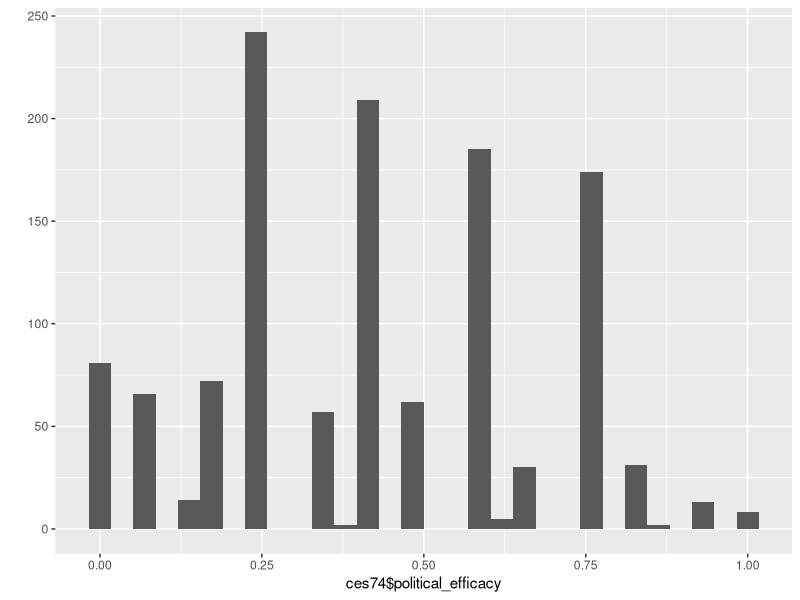

This chart was generated by the following R code: (Note: this script raises an error after producing the figure.)
#File to Recode CES Data
library(tidyverse)
library(car)
library(labelled)
library(here)
library(haven)
#load data

ces74<-read_sav(file=here("data-raw/CES-E-1974_F1.sav"))

#recode Gender (V480)
look_for(ces74, "sex")
ces74$male<-Recode(ces74$V480, "1=1; 2=0; 9=NA")
val_labels(ces74$male)<-c(Female=0, Male=1)
#checks
val_labels(ces74$male)
table(ces74$male)

#recode Union Household (V477)
# look_for(ces74, "union")
ces74$union<-Recode(ces74$V477, "1=1; 2=0; 8=0")
val_labels(ces74$union)<-c(None=0, Union=1)
#checks
val_labels(ces74$union)
table(ces74$union)
table(ces74$V476,ces74$V477)
ces74$V477
ces74$V478

#Union Combined variable (identical copy of union)
ces74$union_both<-ces74$union
#checks
val_labels(ces74$union_both)
table(ces74$union_both)

#recode Education (V414)
# look_for(ces74, "school")
# look_for(ces74, "degree")
ces74$degree<-Recode(ces74$V414, "25=1; 0:13=0")
val_labels(ces74$degree)<-c(nodegree=0, degree=1)
#checks
val_labels(ces74$degree)
table(ces74$degree)

#recode Region (V6)
 look_for(ces74, "province")
ces74$region<-Recode(ces74$V6, "0:3=1; 5=2; 6:9=3; 4=NA; 99=NA")
val_labels(ces74$region)<-c(Atlantic=1, Ontario=2, West=3)
#checks
val_labels(ces74$region)
table(ces74$region)

#recode Province (V6)
# look_for(ces74, "province")
ces74$prov<-Recode(ces74$V6, "0=1; 1=2; 2=3; 3=4; 4=5; 5=6; 6=7; 7=8; 8=9; 9=10")
val_labels(ces74$prov)<-c(NL=1, PE=2, NS=3, NB=4, QC=5, ON=6, MB=7, SK=8, AB=9, BC=10)
#checks
val_labels(ces74$prov)
table(ces74$prov)

#recode Quebec (V6)
# look_for(ces74, "province")
ces74$quebec<-Recode(ces74$V6, "0:3=0; 5:9=0; 4=1; 99=NA")
val_labels(ces74$quebec)<-c(Other=0, Quebec=1)
#checks
val_labels(ces74$quebec)
table(ces74$quebec)

#recode Age (V478)
# look_for(ces74, "age")
#ces74$age<-ces74$V478
ces74$age<-Recode(as.numeric(ces74$V478), "0=NA")
val_labels(ces74$age)
#check
table(ces74$age)

#recode Religion (V453)
# look_for(ces74, "relig")
ces74$religion<-Recode(ces74$V453, "0=0; 15=0; 1=1; 2:6=2; 7:8=1; 10:14=2; 16:25=2; 27:88=NA; else=3")
val_labels(ces74$religion)<-c(None=0, Catholic=1, Protestant=2, Other=3)
#checks
val_labels(ces74$religion)
table(ces74$religion)

#recode Language (V481)
#look_for(ces74, "language")
ces74$language<-Recode(ces74$V471, "2=0; 1=1; else=NA")
val_labels(ces74$language)<-c(French=0, English=1)
#checks
val_labels(ces74$language)
table(ces74$language)

#recode Non-charter Language (V471)
# look_for(ces74, "language")
ces74$non_charter_language<-Recode(ces74$V471, "1:2=0; 3=1; 4:7=1; else=NA")
val_labels(ces74$non_charter_language)<-c(Charter=0, Non_Charter=1)
#checks
val_labels(ces74$non_charter_language)
table(ces74$non_charter_language)

#recode Employment (V381)
# look_for(ces74, "employ")
# look_for(ces74, "occupation")
ces74$employment<-Recode(ces74$V381, "1:6=0; 11:50=1; else=NA")
val_labels(ces74$employment)<-c(Unemployed=0, Employed=1)
#checks
val_labels(ces74$employment)
table(ces74$employment)

#recode Sector (V386)
# look_for(ces74, "sector")
# look_for(ces74, "business")
ces74 %>%
  mutate(sector=case_when(
    V395==69.25 ~ 1,
    V395==71.77 ~ 1,
    V386==13 ~ 1,
    V386> 0 & V386 < 13 ~ 0,
    V381> 0 & V381 < 7 ~ 0,
    V381==50 ~ 0,
  ))->ces74

val_labels(ces74$sector)<-c(Private=0, Public=1)
#checks
val_labels(ces74$sector)
table(ces74$sector)

#recode Party ID (V131)
# look_for(ces74, "federal")
ces74$party_id<-Recode(ces74$V131, "1=1; 2=2; 3=3; 4:5=0; else=NA")
val_labels(ces74$party_id)<-c(Other=0, Liberal=1, Conservative=2, NDP=3)
#checks
val_labels(ces74$party_id)
table(ces74$party_id)

#recode Party ID 2 (V131)
# look_for(ces74, "federal")
ces74$party_id2<-Recode(ces74$V131, "1=1; 2=2; 3=3; 4:5=0; else=NA")
val_labels(ces74$party_id2)<-c(Other=0, Liberal=1, Conservative=2, NDP=3)
#checks
val_labels(ces74$party_id2)
table(ces74$party_id2, ces74$V131)

#recode Party closeness (V132)
look_for(ces74, "intensity")
ces74$party_close<-Recode(ces74$V132  , "1=1; 2=0.5; 3=0; else=NA")
#checks
table(ces74$V132, ces74$party_close, useNA = "ifany" )

#recode Vote (V162)
# look_for(ces74, "vote")
ces74$vote<-Recode(ces74$V162, "1=1; 2=2; 3=3; 4:5=0; else=NA")
val_labels(ces74$vote)<-c(Other=0, Liberal=1, Conservative=2, NDP=3, Bloc=4, Green=5)
#checks
val_labels(ces74$vote)
table(ces74$vote)

#recode Occupation (V381)
# look_for(ces74, "occupation")
ces74$occupation<-Recode(ces74$V381, "11:12=1; 21:22=2; 30=3; 41:42=4; 43:50=5; else=NA")
val_labels(ces74$occupation)<-c(Professional=1, Managers=2, Routine_Nonmanual=3, Skilled=4, Unskilled=5)
#checks
val_labels(ces74$occupation)
table(ces74$occupation)

#recode Income (V479)
# look_for(ces74, "income")
ces74$income<-Recode(ces74$V479, "1:2=1; 3:4=2; 5=3; 6=4; 7:8=5; else=NA")
val_labels(ces74$income)<-c(Lowest=1, Lower_Middle=2, Middle=3, Upper_Middle=4, Highest=5)
#checks
#Simon's Version
ces74$V479
ces74$income2<-Recode(ces74$V479, "1:2=1; 3=2; 4=3; 5=4; 7:8=5; else=NA")
val_labels(ces74$income2)<-c(Lowest=1, Lower_Middle=2, Middle=3, Upper_Middle=4, Highest=5)


#recode Income (V479)
# look_for(ces74, "income")
ces74$income_tertile<-Recode(ces74$V479, "1:3=1; 4:5=2; 6:8=3;  else=NA")
val_labels(ces74$income_tertile)<-c(Lowest=1, Middle=2, Highest=3)
#checks
val_labels(ces74$income_tertile)
prop.table(table(ces74$income_tertile))

#recode Community Size (V9)
# look_for(ces74, "community")
ces74$V480
nrow(ces74)
ces74$size<-Recode(ces74$V9, "8:9=1; 7=2; 5:6=3; 4=4; 1:3=5; else=NA")
val_labels(ces74$size)<-c(Rural=1, Under_10K=2, Under_100K=3, Under_500K=4, City=5)
#checks
val_labels(ces74$size)
table(ces74$size)

#recode Religiosity (V454)
# look_for(ces74, "church")
ces74$religiosity<-Recode(ces74$V454, "5=1; 4=2; 3=3; 2=4; 1=5; else=NA")
val_labels(ces74$religiosity)<-c(Lowest=1, Lower_Middle=2, MIddle=3, Upper_Middle=4, Highest=5)
#checks
val_labels(ces74$religiosity)
table(ces74$religiosity)

#recode Liberal leader (V188)
# look_for(ces74, "Trudeau")
ces74$liberal_leader<-Recode(as.numeric(ces74$V188), "0=NA")
#checks
table(ces74$liberal_leader)

#recode conservative leader (V191)
# look_for(ces74, "Stanfield")
ces74$conservative_leader<-Recode(as.numeric(ces74$V191), "0=NA")
#checks
table(ces74$conservative_leader)

#recode NDP leader (V194)
# look_for(ces74, "Lewis")
ces74$ndp_leader<-Recode(as.numeric(ces74$V194), "0=NA")
#checks
table(ces74$ndp_leader)

#recode liberal rating (V190)
# look_for(ces74, "therm")
ces74$liberal_rating<-Recode(as.numeric(ces74$V190), "0=NA")
#checks
table(ces74$liberal_rating)

#recode conservative rating (V193)
# look_for(ces74, "therm")
ces74$conservative_rating<-Recode(as.numeric(ces74$V193), "0=NA")
#checks
table(ces74$conservative_rating)

#recode NDP rating (V196)
# look_for(ces74, "therm")
ces74$ndp_rating<-Recode(as.numeric(ces74$V196), "0=NA")
#checks
table(ces74$ndp_rating)

#recode turnout (V161)
# look_for(ces74, "vote")
ces74$turnout<-Recode(ces74$V161, "1=1; 2=0;  8=0; else=NA")
val_labels(ces74$turnout)<-c(No=0, Yes=1)
#checks
val_labels(ces74$turnout)
table(ces74$turnout)
table(ces74$turnout, ces74$vote)

#### recode political efficacy ####
#recode No Say (V24)
# look_for(ces74, "have say")
ces74$efficacy_internal<-Recode(as.numeric(ces74$V24), "1=0; 2=0.25; 3=0.75; 4=1; else=NA", as.numeric=T)
#val_labels(ces74$efficacy_internal)<-c(low=0, high=1)
#checks
#val_labels(ces74$efficacy_internal)
table(ces74$efficacy_internal)
table(ces74$efficacy_internal, ces74$V24 , useNA = "ifany" )

#recode MPs lose touch (V21)
# look_for(ces74, "lose touch")
ces74$efficacy_external<-Recode(as.numeric(ces74$V21), "1=0; 2=0.25; 3=0.75; 4=1; else=NA", as.numeric=T)
#val_labels(ces74$efficacy_external)<-c(low=0, high=1)
#checks
val_labels(ces74$efficacy_external)
table(ces74$efficacy_external)
table(ces74$efficacy_external, ces74$V21 , useNA = "ifany" )

#recode Official Don't Care (V22)
# look_for(ces74, "doesnt care")
ces74$efficacy_external2<-Recode(as.numeric(ces74$V22), "1=0; 2=0.25; 3=0.75; 4=1; else=NA", as.numeric=T)
#val_labels(ces74$efficacy_external2)<-c(low=0, high=1)
#checks
val_labels(ces74$efficacy_external2)
table(ces74$efficacy_external2)
table(ces74$efficacy_external2, ces74$V22 , useNA = "ifany" )

ces74 %>%
  mutate(political_efficacy=rowMeans(select(., c("efficacy_external", "efficacy_external2", "efficacy_internal")), na.rm=T))->ces74

ces74 %>%
  select(starts_with("efficacy")) %>%
  summary()
#Check distribution of political_efficacy
qplot(ces74$political_efficacy, geom="histogram")
table(ces74$political_efficacy, useNA="ifany")

#Calculate Cronbach's alpha
library(psych)
ces74 %>%
  select(efficacy_external, efficacy_external2, efficacy_internal) %>%
  psych::alpha(.)
#Check correlation
ces74 %>%
  select(efficacy_external, efficacy_external2, efficacy_internal) %>%
  cor(., use="complete.obs")

#recode foreign born (V456)
# look_for(ces74, "birth")
ces74$foreign<-Recode(ces74$V456, "1=0; 2:12=1; else=NA")
val_labels(ces74$foreign)<-c(No=0, Yes=1)
#checks
val_labels(ces74$foreign)
table(ces74$foreign, ces74$V456, useNA="ifany")

names(ces74)
ces74$V92
# look_for(ces74, "issue")
#recode Most Important Question (V92)
# look_for(ces74, "MOST IMPORTANT ISSUE")
ces74$V93
val_labels(ces74$V93)
ces74$mip<-Recode(ces74$V93, "1:5=18; 6:7=19; 2:7=7; 8=14; 9=4; 10:12=9; 13=5; 14=6; 15=0; 16:17=7; 18=5; 19=6; 20:25=0; 26=11;
			                          27:30=15; 31=13; 32=4; 33=8; 34:36=16; 37=12; 38=16; 39=0; 40=12; 41=10;
			                          42:43=0; 44=10; 45:46=7; 47=6; 48:49=7; 50=15; 51=14; 52:53=1; 54=6;
			                          55=3; 56=14; 57=16; 58=14; 59=11; 60=12; 61=0; 62:63=11; 64=6; 65=11; else=NA")
val_labels(ces74$mip)<-c(Other=0, Environment=1, Crime=2, Ethics=3, Education=4, Energy=5, Jobs=6, Economy=7, Health=8, Taxes=9, Deficit_Debt=10,
                         Democracy=11, Foreign_Affairs=12, Immigration=13, Socio_Cultural=14, Social_Programs=15, Brokerage=16, Inflation=18, Housing=19)

#recode Previous Vote (V175)
# look_for(ces74, "vote")
ces74$previous_vote<-Recode(ces74$V175, "1=1; 2=2; 3=3; 4:5=0; else=NA")
val_labels(ces74$previous_vote)<-c(Other=0, Liberal=1, Conservative=2, NDP=3, Bloc=4, Green=5)
#checks
#val_labels(ces74$previous_vote)
#table(ces74$previous_vote)

#Empty variables that are not available pre-88
# ces74$redistribution<-rep(NA, nrow(ces74))
# ces74$market_liberalism<-rep(NA, nrow(ces74))
# ces74$traditionalism2<-rep(NA, nrow(ces74))
# ces74$immigration_rates<-rep(NA, nrow(ces74))
# Add mode
ces74$mode<-rep("Phone", nrow(ces74))

#Add Election
ces74$election<-c(rep(1974, nrow(ces74)))
#glimpse(ces74)
save(ces74, file=here("data/ces74.rda"))
